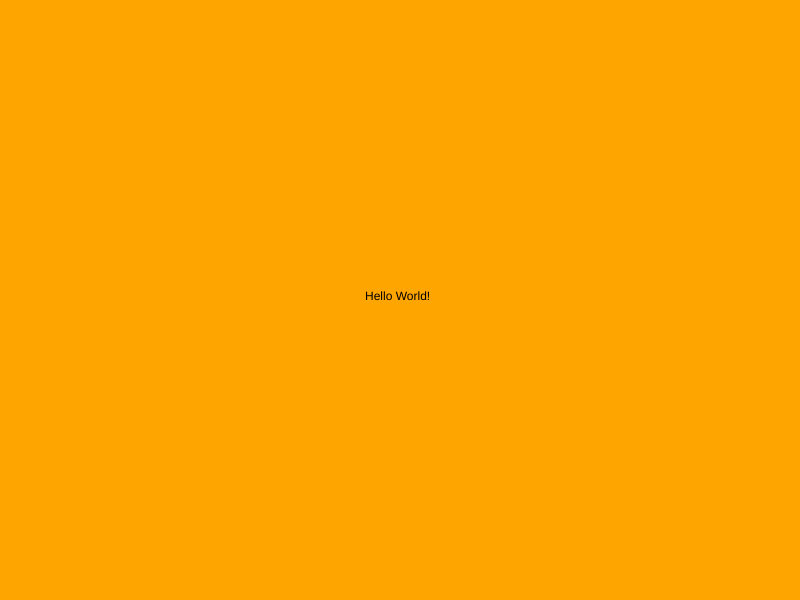
Frame 1 (no input)
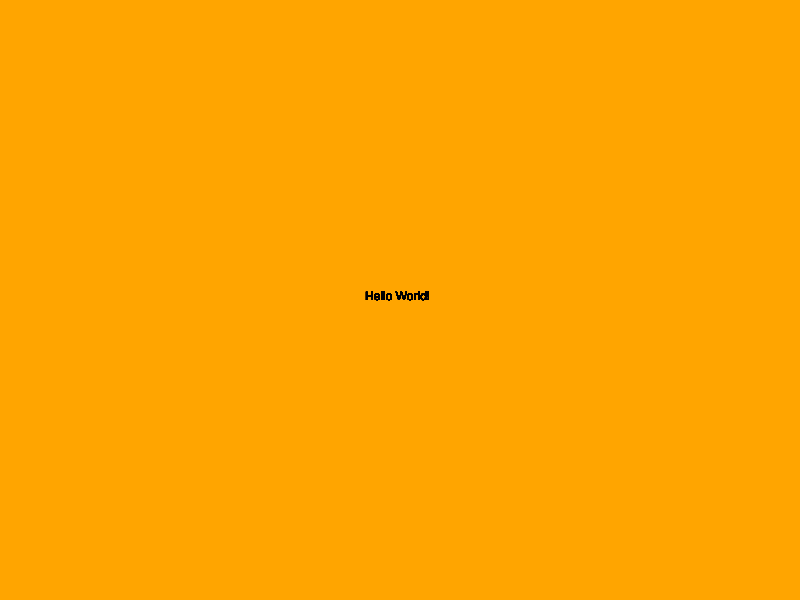
Frame 60 (no input)
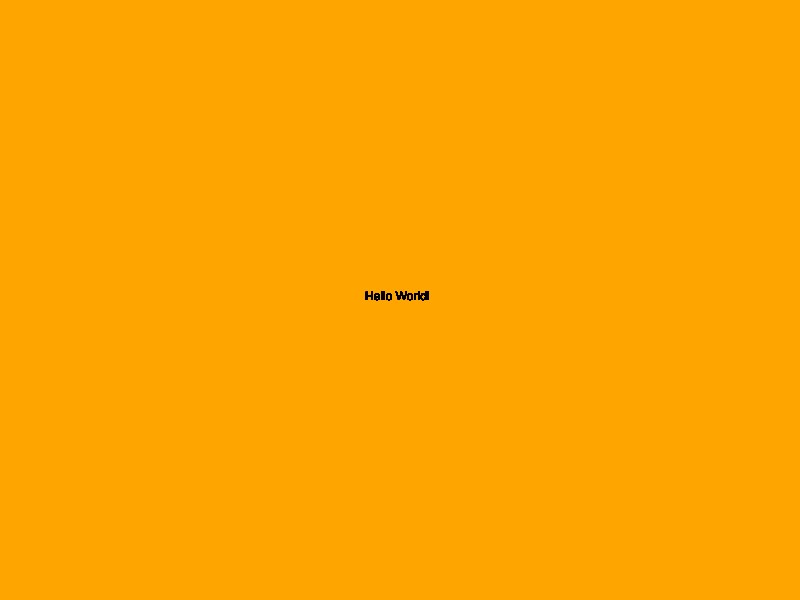
Frame 120 (the mouse pressed at the canvas centre since frame 60)

The p5.js sketch that drew these frames (run headless with seeded random() and noise() and a simulated clock; from frame 60 on, the mouse is pressed at the canvas centre):

// p5.js sketch
// ── sketch.js
// Declare the set up function
function setup() {

  // create a canvas using canvas function that's 800px wide and 600 px high
  createCanvas( 800, 600 );

  //create the background using the background function that will be the color 'orange'
  background( 'orange' );
}


// Declare draw() function
function draw(){

  // Create text using the text function to have p5 write, "Hello World!"
  // Text will be postitioned roughly in the middle of the canvas at ( x: 365, y: 300).
  text( "Hello World!", 365, 300 );
}
